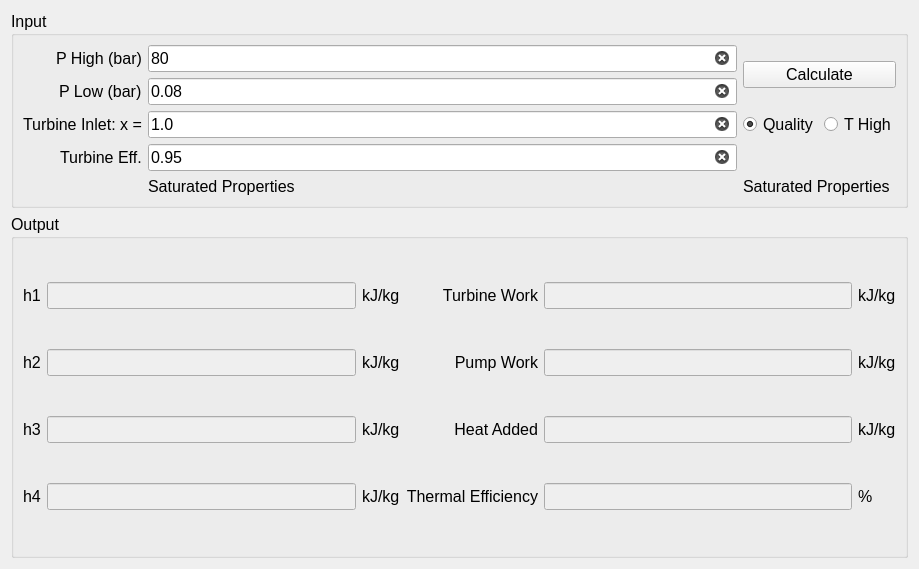
<?xml version="1.0" encoding="UTF-8"?>
<ui version="4.0">
 <class>Form</class>
 <widget class="QWidget" name="Form">
  <property name="geometry">
   <rect>
    <x>0</x>
    <y>0</y>
    <width>919</width>
    <height>569</height>
   </rect>
  </property>
  <property name="windowTitle">
   <string>Form</string>
  </property>
  <layout class="QVBoxLayout" name="verticalLayout">
   <item>
    <widget class="QGroupBox" name="gb_Input">
     <property name="font">
      <font>
       <pointsize>12</pointsize>
      </font>
     </property>
     <property name="title">
      <string>Input</string>
     </property>
     <layout class="QGridLayout" name="gridLayout">
      <item row="0" column="0" alignment="Qt::AlignRight">
       <widget class="QLabel" name="lbl_PHigh">
        <property name="sizePolicy">
         <sizepolicy hsizetype="Preferred" vsizetype="Preferred">
          <horstretch>0</horstretch>
          <verstretch>0</verstretch>
         </sizepolicy>
        </property>
        <property name="font">
         <font>
          <pointsize>12</pointsize>
         </font>
        </property>
        <property name="text">
         <string>P High (bar)</string>
        </property>
       </widget>
      </item>
      <item row="0" column="2" rowspan="2" colspan="2">
       <widget class="QPushButton" name="btn_Calculate">
        <property name="font">
         <font>
          <pointsize>12</pointsize>
         </font>
        </property>
        <property name="text">
         <string>Calculate</string>
        </property>
       </widget>
      </item>
      <item row="1" column="0" alignment="Qt::AlignRight">
       <widget class="QLabel" name="lbl_PLow">
        <property name="sizePolicy">
         <sizepolicy hsizetype="Preferred" vsizetype="Preferred">
          <horstretch>0</horstretch>
          <verstretch>0</verstretch>
         </sizepolicy>
        </property>
        <property name="font">
         <font>
          <pointsize>12</pointsize>
         </font>
        </property>
        <property name="text">
         <string>P Low (bar)</string>
        </property>
       </widget>
      </item>
      <item row="1" column="1">
       <widget class="QLineEdit" name="le_PLow">
        <property name="sizePolicy">
         <sizepolicy hsizetype="Preferred" vsizetype="Fixed">
          <horstretch>0</horstretch>
          <verstretch>0</verstretch>
         </sizepolicy>
        </property>
        <property name="font">
         <font>
          <pointsize>12</pointsize>
         </font>
        </property>
        <property name="text">
         <string>0.08</string>
        </property>
        <property name="placeholderText">
         <string>enter a value for the low pressure isobar</string>
        </property>
        <property name="clearButtonEnabled">
         <bool>true</bool>
        </property>
       </widget>
      </item>
      <item row="0" column="1">
       <widget class="QLineEdit" name="le_PHigh">
        <property name="sizePolicy">
         <sizepolicy hsizetype="Preferred" vsizetype="Fixed">
          <horstretch>0</horstretch>
          <verstretch>0</verstretch>
         </sizepolicy>
        </property>
        <property name="font">
         <font>
          <pointsize>12</pointsize>
         </font>
        </property>
        <property name="text">
         <string>80</string>
        </property>
        <property name="placeholderText">
         <string>enter a value for the high pressure isobar</string>
        </property>
        <property name="clearButtonEnabled">
         <bool>true</bool>
        </property>
       </widget>
      </item>
      <item row="2" column="1">
       <widget class="QLineEdit" name="le_TurbineInletCondition">
        <property name="sizePolicy">
         <sizepolicy hsizetype="Preferred" vsizetype="Fixed">
          <horstretch>0</horstretch>
          <verstretch>0</verstretch>
         </sizepolicy>
        </property>
        <property name="font">
         <font>
          <pointsize>12</pointsize>
         </font>
        </property>
        <property name="text">
         <string>1.0</string>
        </property>
        <property name="clearButtonEnabled">
         <bool>true</bool>
        </property>
       </widget>
      </item>
      <item row="2" column="0" alignment="Qt::AlignRight">
       <widget class="QLabel" name="lbl_TurbineInletCondition">
        <property name="sizePolicy">
         <sizepolicy hsizetype="Preferred" vsizetype="Preferred">
          <horstretch>0</horstretch>
          <verstretch>0</verstretch>
         </sizepolicy>
        </property>
        <property name="font">
         <font>
          <pointsize>12</pointsize>
         </font>
        </property>
        <property name="text">
         <string>Turbine Inlet: x =</string>
        </property>
       </widget>
      </item>
      <item row="2" column="2">
       <widget class="QRadioButton" name="rdo_Quality">
        <property name="font">
         <font>
          <pointsize>12</pointsize>
         </font>
        </property>
        <property name="text">
         <string>Quality</string>
        </property>
        <property name="checked">
         <bool>true</bool>
        </property>
       </widget>
      </item>
      <item row="2" column="3">
       <widget class="QRadioButton" name="rdo_THigh">
        <property name="font">
         <font>
          <pointsize>12</pointsize>
         </font>
        </property>
        <property name="text">
         <string>T High</string>
        </property>
       </widget>
      </item>
      <item row="3" column="0" alignment="Qt::AlignRight">
       <widget class="QLabel" name="label">
        <property name="font">
         <font>
          <pointsize>12</pointsize>
         </font>
        </property>
        <property name="text">
         <string>Turbine Eff.</string>
        </property>
        <property name="textFormat">
         <enum>Qt::PlainText</enum>
        </property>
       </widget>
      </item>
      <item row="4" column="1">
       <widget class="QLabel" name="lbl_SatPropHigh">
        <property name="font">
         <font>
          <pointsize>12</pointsize>
         </font>
        </property>
        <property name="text">
         <string>Saturated Properties</string>
        </property>
       </widget>
      </item>
      <item row="4" column="2" colspan="2">
       <widget class="QLabel" name="lbl_SatPropLow">
        <property name="font">
         <font>
          <pointsize>12</pointsize>
         </font>
        </property>
        <property name="text">
         <string>Saturated Properties</string>
        </property>
       </widget>
      </item>
      <item row="3" column="1">
       <widget class="QLineEdit" name="le_TurbineEff">
        <property name="font">
         <font>
          <pointsize>12</pointsize>
         </font>
        </property>
        <property name="text">
         <string>0.95</string>
        </property>
        <property name="placeholderText">
         <string>turbine isentropic efficiency 0.0&lt;eta&lt;=1.0</string>
        </property>
        <property name="clearButtonEnabled">
         <bool>true</bool>
        </property>
       </widget>
      </item>
     </layout>
    </widget>
   </item>
   <item>
    <widget class="QGroupBox" name="gb_Output">
     <property name="sizePolicy">
      <sizepolicy hsizetype="MinimumExpanding" vsizetype="MinimumExpanding">
       <horstretch>0</horstretch>
       <verstretch>0</verstretch>
      </sizepolicy>
     </property>
     <property name="font">
      <font>
       <pointsize>12</pointsize>
      </font>
     </property>
     <property name="title">
      <string>Output</string>
     </property>
     <layout class="QGridLayout" name="gridLayout_2">
      <item row="0" column="2">
       <widget class="QLabel" name="label_4">
        <property name="font">
         <font>
          <pointsize>12</pointsize>
         </font>
        </property>
        <property name="text">
         <string>kJ/kg</string>
        </property>
       </widget>
      </item>
      <item row="1" column="0">
       <widget class="QLabel" name="label_5">
        <property name="font">
         <font>
          <pointsize>12</pointsize>
         </font>
        </property>
        <property name="text">
         <string>h2</string>
        </property>
       </widget>
      </item>
      <item row="2" column="2">
       <widget class="QLabel" name="label_8">
        <property name="font">
         <font>
          <pointsize>12</pointsize>
         </font>
        </property>
        <property name="text">
         <string>kJ/kg</string>
        </property>
       </widget>
      </item>
      <item row="1" column="1">
       <widget class="QLineEdit" name="le_H2">
        <property name="enabled">
         <bool>false</bool>
        </property>
        <property name="font">
         <font>
          <pointsize>12</pointsize>
         </font>
        </property>
       </widget>
      </item>
      <item row="3" column="0">
       <widget class="QLabel" name="label_7">
        <property name="font">
         <font>
          <pointsize>12</pointsize>
         </font>
        </property>
        <property name="text">
         <string>h4</string>
        </property>
       </widget>
      </item>
      <item row="3" column="1">
       <widget class="QLineEdit" name="le_H4">
        <property name="enabled">
         <bool>false</bool>
        </property>
        <property name="font">
         <font>
          <pointsize>12</pointsize>
         </font>
        </property>
       </widget>
      </item>
      <item row="2" column="1">
       <widget class="QLineEdit" name="le_H3">
        <property name="enabled">
         <bool>false</bool>
        </property>
        <property name="font">
         <font>
          <pointsize>12</pointsize>
         </font>
        </property>
       </widget>
      </item>
      <item row="2" column="0">
       <widget class="QLabel" name="label_9">
        <property name="font">
         <font>
          <pointsize>12</pointsize>
         </font>
        </property>
        <property name="text">
         <string>h3</string>
        </property>
       </widget>
      </item>
      <item row="0" column="1">
       <widget class="QLineEdit" name="le_H1">
        <property name="enabled">
         <bool>false</bool>
        </property>
        <property name="font">
         <font>
          <pointsize>12</pointsize>
         </font>
        </property>
       </widget>
      </item>
      <item row="0" column="4">
       <widget class="QLineEdit" name="le_TurbineWork">
        <property name="enabled">
         <bool>false</bool>
        </property>
        <property name="font">
         <font>
          <pointsize>12</pointsize>
         </font>
        </property>
       </widget>
      </item>
      <item row="2" column="4">
       <widget class="QLineEdit" name="le_HeatAdded">
        <property name="enabled">
         <bool>false</bool>
        </property>
        <property name="font">
         <font>
          <pointsize>12</pointsize>
         </font>
        </property>
       </widget>
      </item>
      <item row="1" column="3">
       <widget class="QLabel" name="label_15">
        <property name="font">
         <font>
          <pointsize>12</pointsize>
         </font>
        </property>
        <property name="text">
         <string>Pump Work</string>
        </property>
        <property name="alignment">
         <set>Qt::AlignRight|Qt::AlignTrailing|Qt::AlignVCenter</set>
        </property>
       </widget>
      </item>
      <item row="2" column="3">
       <widget class="QLabel" name="label_11">
        <property name="font">
         <font>
          <pointsize>12</pointsize>
         </font>
        </property>
        <property name="text">
         <string>Heat Added</string>
        </property>
        <property name="alignment">
         <set>Qt::AlignRight|Qt::AlignTrailing|Qt::AlignVCenter</set>
        </property>
       </widget>
      </item>
      <item row="2" column="5">
       <widget class="QLabel" name="label_16">
        <property name="font">
         <font>
          <pointsize>12</pointsize>
         </font>
        </property>
        <property name="text">
         <string>kJ/kg</string>
        </property>
       </widget>
      </item>
      <item row="0" column="5">
       <widget class="QLabel" name="label_17">
        <property name="font">
         <font>
          <pointsize>12</pointsize>
         </font>
        </property>
        <property name="text">
         <string>kJ/kg</string>
        </property>
       </widget>
      </item>
      <item row="0" column="3">
       <widget class="QLabel" name="label_14">
        <property name="font">
         <font>
          <pointsize>12</pointsize>
         </font>
        </property>
        <property name="text">
         <string>Turbine Work</string>
        </property>
        <property name="alignment">
         <set>Qt::AlignRight|Qt::AlignTrailing|Qt::AlignVCenter</set>
        </property>
       </widget>
      </item>
      <item row="1" column="4">
       <widget class="QLineEdit" name="le_PumpWork">
        <property name="enabled">
         <bool>false</bool>
        </property>
        <property name="font">
         <font>
          <pointsize>12</pointsize>
         </font>
        </property>
       </widget>
      </item>
      <item row="3" column="3" alignment="Qt::AlignRight">
       <widget class="QLabel" name="label_10">
        <property name="font">
         <font>
          <pointsize>12</pointsize>
         </font>
        </property>
        <property name="text">
         <string>Thermal Efficiency</string>
        </property>
        <property name="alignment">
         <set>Qt::AlignRight|Qt::AlignTrailing|Qt::AlignVCenter</set>
        </property>
       </widget>
      </item>
      <item row="3" column="4">
       <widget class="QLineEdit" name="le_Efficiency">
        <property name="enabled">
         <bool>false</bool>
        </property>
        <property name="font">
         <font>
          <pointsize>12</pointsize>
         </font>
        </property>
       </widget>
      </item>
      <item row="1" column="2">
       <widget class="QLabel" name="label_3">
        <property name="font">
         <font>
          <pointsize>12</pointsize>
         </font>
        </property>
        <property name="text">
         <string>kJ/kg</string>
        </property>
       </widget>
      </item>
      <item row="3" column="5">
       <widget class="QLabel" name="label_12">
        <property name="font">
         <font>
          <pointsize>12</pointsize>
         </font>
        </property>
        <property name="text">
         <string>%</string>
        </property>
       </widget>
      </item>
      <item row="3" column="2">
       <widget class="QLabel" name="label_6">
        <property name="font">
         <font>
          <pointsize>12</pointsize>
         </font>
        </property>
        <property name="text">
         <string>kJ/kg</string>
        </property>
       </widget>
      </item>
      <item row="1" column="5">
       <widget class="QLabel" name="label_13">
        <property name="font">
         <font>
          <pointsize>12</pointsize>
         </font>
        </property>
        <property name="text">
         <string>kJ/kg</string>
        </property>
       </widget>
      </item>
      <item row="0" column="0">
       <widget class="QLabel" name="label_2">
        <property name="font">
         <font>
          <pointsize>12</pointsize>
         </font>
        </property>
        <property name="focusPolicy">
         <enum>Qt::WheelFocus</enum>
        </property>
        <property name="text">
         <string>h1</string>
        </property>
       </widget>
      </item>
     </layout>
    </widget>
   </item>
  </layout>
 </widget>
 <resources/>
 <connections/>
</ui>
